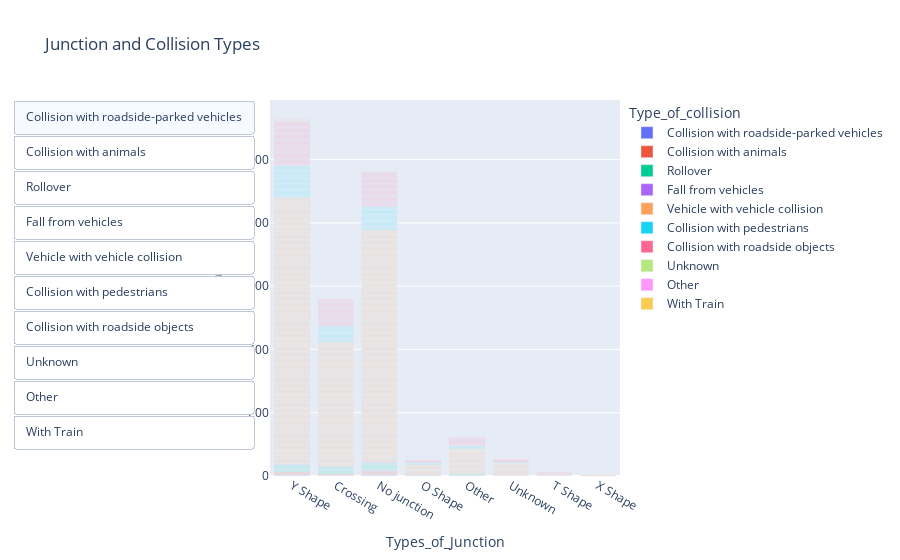

Source (notebook cell):
### Markdown cell above
## Graph 9: Junction and Collision Types
##### We've tried to find a possible link between the junction type and the collision type. This would make sense as more accidents are likely to happen the same way in the same settings. We also added buttons to sort the number of accidents by collision type on the left so that we can see which junction type is most associated with it. From what we've observed, the Y-shape junctions seem to be the most dangerous (which is probably explained by a priority issue with drivers) and unsurpringly, most accidents are vehicle to vehicle.

### Code cell
fig9 = px.bar(df, x='Types_of_Junction', color='Type_of_collision', title='Junction and Collision Types')
fig9.update_layout(updatemenus=[dict(type='buttons', 
                                    showactive=True, 
                                    buttons=[dict(label=alignment, method='relayout', args=['xaxis.categoryorder', 'total descending']) for alignment in df['Type_of_collision'].unique()])])
fig9.show()

### Figure 1 — Plotly figure (JSON) as saved in the notebook; plotly's stock layout.template omitted (floating-point values rounded to 4 significant figures; data arrays with more than 128 entries replaced by an {"elided": "..."} marker saying what was removed)
{"data": [{"alignmentgroup": "True", "hovertemplate": "Type_of_collision=Collision with roadside-parked vehicles<br>Types_of_Junction=%{x}<br>count=%{y}<extra></extra>", "legendgroup": "Collision with roadside-parked vehicles", "marker": {"color": "#636efa", "pattern": {"shape": ""}}, "name": "Collision with roadside-parked vehicles", "offsetgroup": "Collision with roadside-parked vehicles", "orientation": "v", "showlegend": true, "textposition": "auto", "type": "bar", "x": ["Y Shape", "Y Shape", "Crossing", "No junction", "No junction", "Y Shape", "No junction", "No junction", "No junction"], "xaxis": "x", "y": [1, 1, 1, 1, 1, 1, 1, 1, 1], "yaxis": "y"}, {"alignmentgroup": "True", "hovertemplate": "Type_of_collision=Collision with animals<br>Types_of_Junction=%{x}<br>count=%{y}<extra></extra>", "legendgroup": "Collision with animals", "marker": {"color": "#EF553B", "pattern": {"shape": ""}}, "name": "Collision with animals", "offsetgroup": "Collision with animals", "orientation": "v", "showlegend": true, "textposition": "auto", "type": "bar", "x": ["No junction", "No junction", "No junction", "Y Shape", "Crossing", "No junction", "O Shape", "No junction", "Y Shape", "Y Shape", "Crossing", "Y Shape", "Crossing", "No junction", "Crossing", "Crossing", "No junction", "Y Shape", "No junction", "Crossing", "Y Shape", "O Shape", "Y Shape", "No junction", "No junction", "Y Shape", "Y Shape", "No junction", "Other", "Crossing", "Y Shape", "No junction", "Crossing"], "xaxis": "x", "y": [1, 1, 1, 1, 1, 1, 1, 1, 1, 1, 1, 1, 1, 1, 1, 1, 1, 1, 1, 1, 1, 1, 1, 1, 1, 1, 1, 1, 1, 1, 1, 1, 1], "yaxis": "y"}, {"alignmentgroup": "True", "hovertemplate": "Type_of_collision=Rollover<br>Types_of_Junction=%{x}<br>count=%{y}<extra></extra>", "legendgroup": "Rollover", "marker": {"color": "#00cc96", "pattern": {"shape": ""}}, "name": "Rollover", "offsetgroup": "Rollover", "orientation": "v", "showlegend": true, "textposition": "auto", "type": "bar", "x": ["Crossing", "Crossing", "No junction", "Y Shape", "Crossing", "Crossing", "Y Shape", "No junction", "Crossing", "Crossing", "Y Shape", "Y Shape", "Crossing", "Crossing", "O Shape", "Y Shape", "No junction", "No junction", "Crossing", "Y Shape", "Y Shape", "No junction", "No junction", "Other", "Other", "No junction", "Y Shape", "Y Shape", "Crossing", "Y Shape", "No junction", "Y Shape", "No junction", "No junction", "Crossing", "No junction", "Crossing", "Other", "Y Shape", "No junction", "No junction", "Crossing", "Y Shape", "Crossing", "No junction", "No junction", "Y Shape", "No junction", "Other", "No junction", "No junction", "Y Shape", "No junction", "Y Shape", "Y Shape", "Crossing", "Other", "Crossing", "No junction", "No junction", "Y Shape", "No junction", "No junction", "Crossing", "Other", "Y Shape", "Other", "Other", "Crossing", "Y Shape", "O Shape", "Y Shape", "Crossing", "Y Shape", "No junction", "Y Shape", "No junction", "Crossing", "No junction"], "xaxis": "x", "y": [1, 1, 1, 1, 1, 1, 1, 1, 1, 1, 1, 1, 1, 1, 1, 1, 1, 1, 1, 1, 1, 1, 1, 1, 1, 1, 1, 1, 1, 1, 1, 1, 1, 1, 1, 1, 1, 1, 1, 1, 1, 1, 1, 1, 1, 1, 1, 1, 1, 1, 1, 1, 1, 1, 1, 1, 1, 1, 1, 1, 1, 1, 1, 1, 1, 1, 1, 1, 1, 1, 1, 1, 1, 1, 1, 1, 1, 1, 1], "yaxis": "y"}, {"alignmentgroup": "True", "hovertemplate": "Type_of_collision=Fall from vehicles<br>Types_of_Junction=%{x}<br>count=%{y}<extra></extra>", "legendgroup": "Fall from vehicles", "marker": {"color": "#ab63fa", "pattern": {"shape": ""}}, "name": "Fall from vehicles", "offsetgroup": "Fall from vehicles", "orientation": "v", "showlegend": true, "textposition": "auto", "type": "bar", "x": ["O Shape", "Y Shape", "Crossing", "Y Shape", "No junction", "Unknown", "No junction"], "xaxis": "x", "y": [1, 1, 1, 1, 1, 1, 1], "yaxis": "y"}, {"alignmentgroup": "True", "hovertemplate": "Type_of_collision=Vehicle with vehicle collision<br>Types_of_Junction=%{x}<br>count=%{y}<extra></extra>", "legendgroup": "Vehicle with vehicle collision", "marker": {"color": "#FFA15A", "pattern": {"shape": ""}}, "name": "Vehicle with vehicle collision", "offsetgroup": "Vehicle with vehicle collision", "orientation": "v", "showlegend": true, "textposition": "auto", "type": "bar", "x": {"elided": "2133 str values"}, "xaxis": "x", "y": {"elided": "2133 int values"}, "yaxis": "y"}, {"alignmentgroup": "True", "hovertemplate": "Type_of_collision=Collision with pedestrians<br>Types_of_Junction=%{x}<br>count=%{y}<extra></extra>", "legendgroup": "Collision with pedestrians", "marker": {"color": "#19d3f3", "pattern": {"shape": ""}}, "name": "Collision with pedestrians", "offsetgroup": "Collision with pedestrians", "orientation": "v", "showlegend": true, "textposition": "auto", "type": "bar", "x": {"elided": "241 str values"}, "xaxis": "x", "y": {"elided": "241 int values"}, "yaxis": "y"}, {"alignmentgroup": "True", "hovertemplate": "Type_of_collision=Collision with roadside objects<br>Types_of_Junction=%{x}<br>count=%{y}<extra></extra>", "legendgroup": "Collision with roadside objects", "marker": {"color": "#FF6692", "pattern": {"shape": ""}}, "name": "Collision with roadside objects", "offsetgroup": "Collision with roadside objects", "orientation": "v", "showlegend": true, "textposition": "auto", "type": "bar", "x": {"elided": "374 str values"}, "xaxis": "x", "y": {"elided": "374 int values"}, "yaxis": "y"}, {"alignmentgroup": "True", "hovertemplate": "Type_of_collision=Unknown<br>Types_of_Junction=%{x}<br>count=%{y}<extra></extra>", "legendgroup": "Unknown", "marker": {"color": "#B6E880", "pattern": {"shape": ""}}, "name": "Unknown", "offsetgroup": "Unknown", "orientation": "v", "showlegend": true, "textposition": "auto", "type": "bar", "x": ["No junction", "No junction", "Other", "Y Shape", "Y Shape", "Y Shape", "No junction", "Y Shape"], "xaxis": "x", "y": [1, 1, 1, 1, 1, 1, 1, 1], "yaxis": "y"}, {"alignmentgroup": "True", "hovertemplate": "Type_of_collision=Other<br>Types_of_Junction=%{x}<br>count=%{y}<extra></extra>", "legendgroup": "Other", "marker": {"color": "#FF97FF", "pattern": {"shape": ""}}, "name": "Other", "offsetgroup": "Other", "orientation": "v", "showlegend": true, "textposition": "auto", "type": "bar", "x": ["Other", "No junction", "Y Shape", "Y Shape"], "xaxis": "x", "y": [1, 1, 1, 1], "yaxis": "y"}, {"alignmentgroup": "True", "hovertemplate": "Type_of_collision=With Train<br>Types_of_Junction=%{x}<br>count=%{y}<extra></extra>", "legendgroup": "With Train", "marker": {"color": "#FECB52", "pattern": {"shape": ""}}, "name": "With Train", "offsetgroup": "With Train", "orientation": "v", "showlegend": true, "textposition": "auto", "type": "bar", "x": ["Y Shape"], "xaxis": "x", "y": [1], "yaxis": "y"}], "layout": {"barmode": "relative", "legend": {"title": {"text": "Type_of_collision"}, "tracegroupgap": 0}, "title": {"text": "Junction and Collision Types"}, "updatemenus": [{"buttons": [{"args": ["xaxis.categoryorder", "total descending"], "label": "Collision with roadside-parked vehicles", "method": "relayout"}, {"args": ["xaxis.categoryorder", "total descending"], "label": "Collision with animals", "method": "relayout"}, {"args": ["xaxis.categoryorder", "total descending"], "label": "Rollover", "method": "relayout"}, {"args": ["xaxis.categoryorder", "total descending"], "label": "Fall from vehicles", "method": "relayout"}, {"args": ["xaxis.categoryorder", "total descending"], "label": "Vehicle with vehicle collision", "method": "relayout"}, {"args": ["xaxis.categoryorder", "total descending"], "label": "Collision with pedestrians", "method": "relayout"}, {"args": ["xaxis.categoryorder", "total descending"], "label": "Collision with roadside objects", "method": "relayout"}, {"args": ["xaxis.categoryorder", "total descending"], "label": "Unknown", "method": "relayout"}, {"args": ["xaxis.categoryorder", "total descending"], "label": "Other", "method": "relayout"}, {"args": ["xaxis.categoryorder", "total descending"], "label": "With Train", "method": "relayout"}], "showactive": true, "type": "buttons"}], "xaxis": {"anchor": "y", "domain": [0, 1], "title": {"text": "Types_of_Junction"}}, "yaxis": {"anchor": "x", "domain": [0, 1], "title": {"text": "count"}}}}
